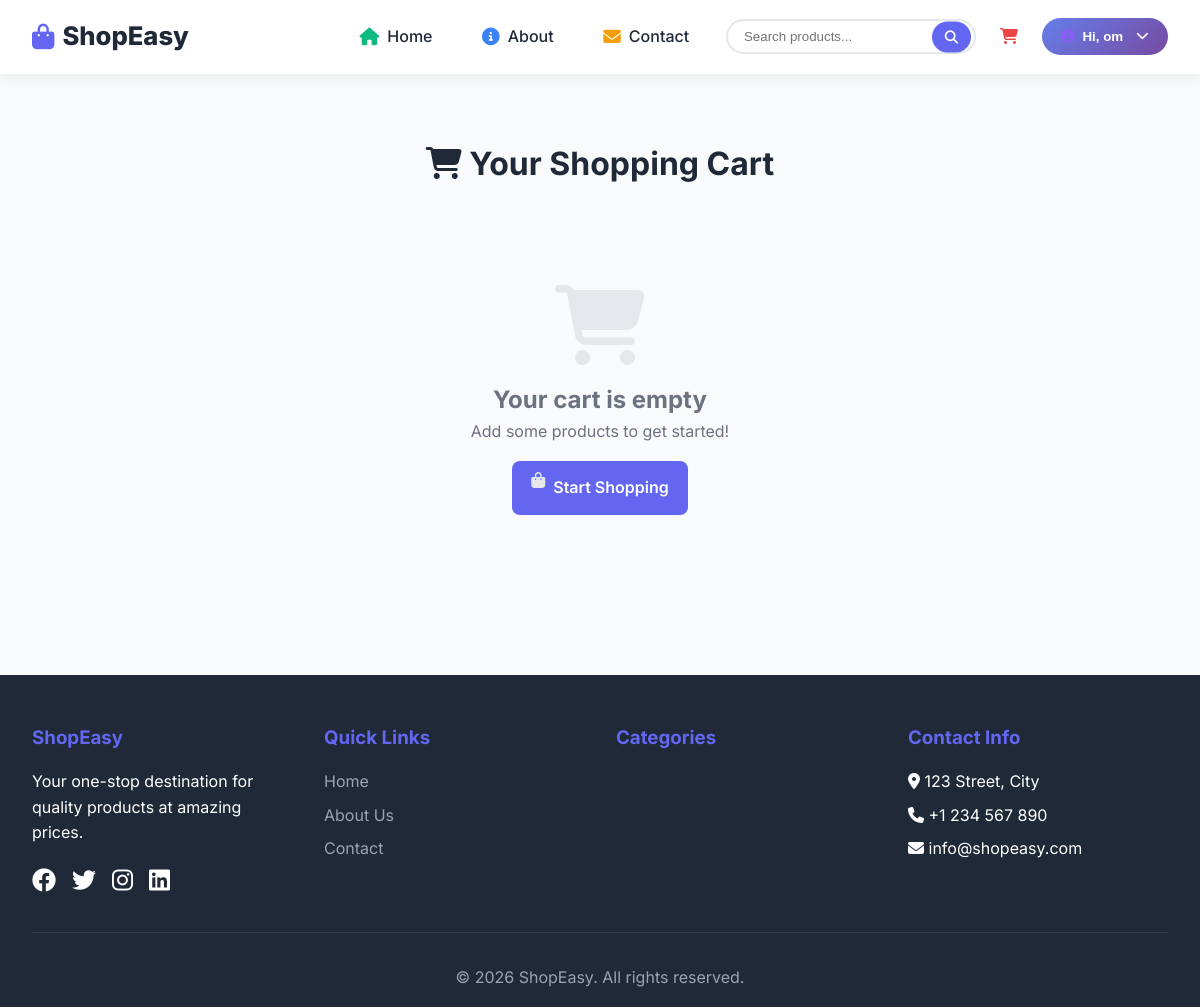
The app's page /cart/ (signed in), older data.
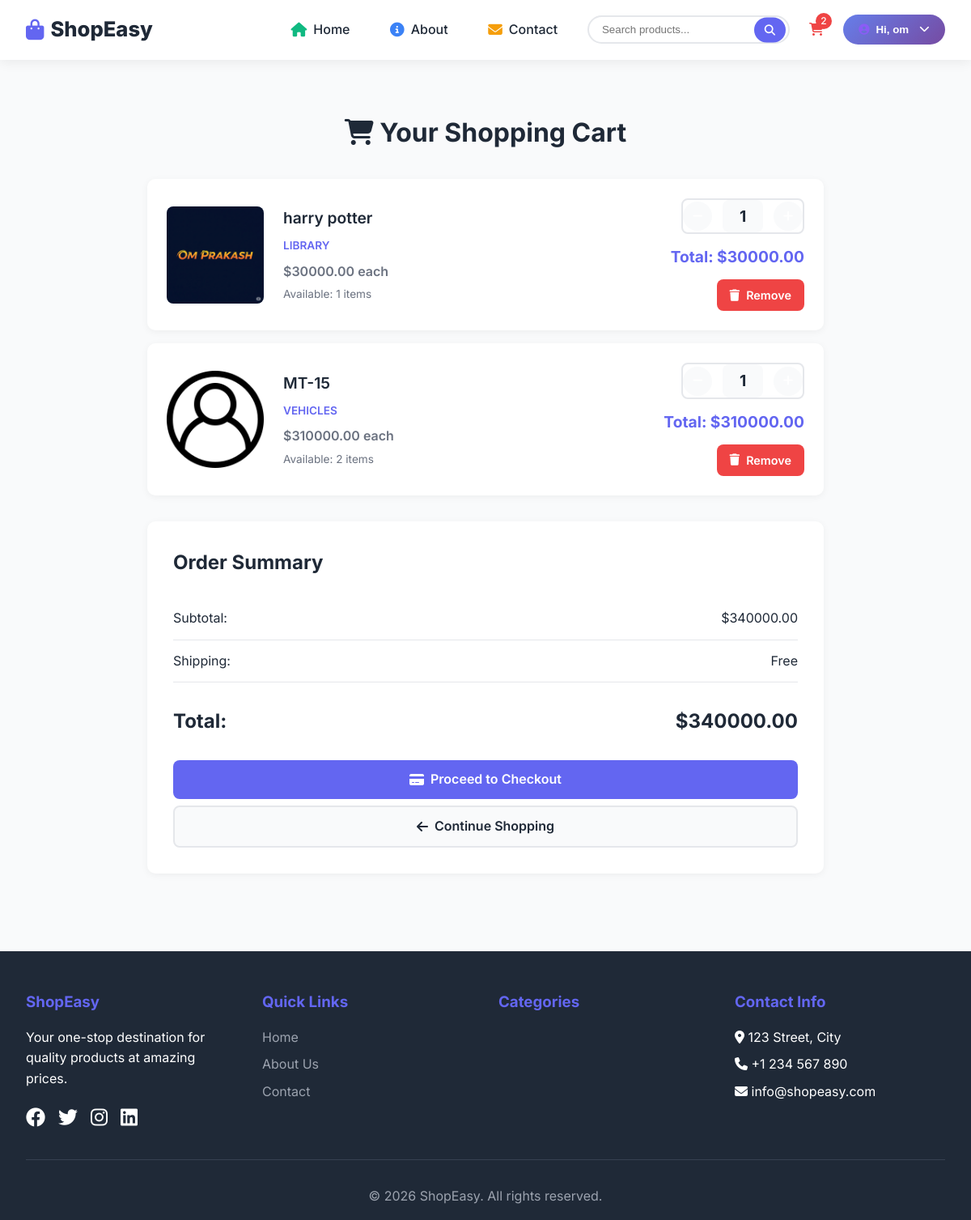
The same page, newer data.
### myApp/models.py (models this page shows, shortened)
class Cart(models.Model):
    user = models.ForeignKey(User, on_delete=models.CASCADE)
    product = models.ForeignKey(Product, on_delete=models.CASCADE)
    quantity = models.IntegerField(default=1)
    added_at = models.DateTimeField(auto_now_add=True)
    def total_price(self):
        return self.product.price * self.quantity

class Product(models.Model):
    name = models.CharField(max_length=200)
    description = models.TextField()
    price = models.DecimalField(max_digits=10, decimal_places=2)
    category = models.ForeignKey(Category, on_delete=models.CASCADE, related_name='products', null=True, blank=True)
    image = models.ImageField(upload_to='products/', blank=True, null=True)
    stock = models.IntegerField(default=0)
    featured = models.BooleanField(default=False)
    created_at = models.DateTimeField(auto_now_add=True)

class Category(models.Model):
    name = models.CharField(max_length=100)
    description = models.TextField(blank=True, null=True)
    class Meta:
        verbose_name_plural = "Categories"

### myApp/views.py (the view)
# urls.py: path('cart/', views.cart_view, name='cart'),
@login_required
def cart_view(request):
    cart_items = Cart.objects.filter(user=request.user).select_related('product')
    total = sum(item.total_price() for item in cart_items)
    return render(request, 'cart.html', {
        'cart_items': cart_items,
        'total': total
    })

### myApp/templates/cart.html (shortened to what this page needs)
{% extends 'base.html' %}
{% load static %}
{% block content %}
<div class="cart-container">
    <h1 style="text-align: center; margin-bottom: 2rem; color: var(--dark);">
        <i class="fas fa-shopping-cart"></i> Your Shopping Cart
    </h1>
    {% if cart_items %}
    <div class="cart-items">
        {% for item in cart_items %}
        <div class="cart-item">
            <div class="cart-item-image-wrapper">
                {% if item.product.image %}
                <img src="{{ item.product.image.url }}" alt="{{ item.product.name }}" class="cart-item-image">
                {% else %}
                <div class="cart-item-image" style="background: #f0f0f0; display: flex; align-items: center; justify-content: center;">
                    <i class="fas fa-image fa-2x" style="color: #ccc;"></i>
                </div>
                {% endif %}
            </div>
            <div class="cart-item-info">
                <h3 class="cart-item-title">{{ item.product.name }}</h3>
                <p class="cart-item-category">{{ item.product.category.name }}</p>
                <p class="cart-item-price">${{ item.product.price }} each</p>
                <p class="cart-item-stock">Available: {{ item.product.stock }} items</p>
            </div>
            <div class="cart-item-actions">
                <div class="quantity-control">
                    <form method="post" action="{% url 'update_cart' item.id %}" style="display: inline;">
                        <button type="submit" class="qty-btn">
                            <i class="fas fa-minus"></i>
                        </button>
                    </form>
                    <span class="quantity-display">{{ item.quantity }}</span>
                    <form method="post" action="{% url 'update_cart' item.id %}" style="display: inline;">
                        <button type="submit" class="qty-btn">
                            <i class="fas fa-plus"></i>
                        </button>
                    </form>
                </div>
                <div class="cart-item-total">
                    <strong>Total: ${{ item.total_price }}</strong>
                </div>
                <a href="{% url 'remove_from_cart' item.id %}" class="btn btn-danger btn-sm"
                   onclick="return confirm('Remove this item from cart?')">
                    <i class="fas fa-trash"></i> Remove
                </a>
            </div>
        </div>
        {% endfor %}
    </div>
    <div class="cart-summary">
        <h2>Order Summary</h2>
        <div class="summary-row">
            <span>Subtotal:</span>
            <span>${{ total }}</span>
        </div>
        <div class="summary-row">
            <span>Shipping:</span>
            <span>Free</span>
        </div>
        <div class="summary-row total-row">
            <span>Total:</span>
            <span>${{ total }}</span>
        </div>
        <a href="{% url 'checkout' %}" class="btn btn-primary btn-large" style="width: 100%; margin-top: 1rem;">
            <i class="fas fa-credit-card"></i> Proceed to Checkout
        </a>
        <a href="{% url 'home' %}" class="btn btn-secondary" style="width: 100%; margin-top: 0.5rem;">
            <i class="fas fa-arrow-left"></i> Continue Shopping
        </a>
    </div>
    {% else %}
    <div class="empty-state">
        <i class="fas fa-shopping-cart fa-5x"></i>
        <h2>Your cart is empty</h2>
        <p>Add some products to get started!</p>
        <a href="{% url 'home' %}" class="btn btn-primary" style="margin-top: 1rem;">
            <i class="fas fa-shopping-bag"></i> Start Shopping
        </a>
    </div>
    {% endif %}
</div>
{% endblock %}

### myApp/templates/base.html (shortened to what this page needs)
<!DOCTYPE html>
<html lang="en">
<head>
    {% load static %}
    <link rel="stylesheet" href="https://cdnjs.cloudflare.com/ajax/libs/font-awesome/6.4.0/css/all.min.css">
    <link rel="stylesheet" href="{% static 'css/style.css' %}">
</head>
<body>
    <nav class="navbar">
        <a href="{% url 'home' %}" class="logo">
            <i class="fas fa-shopping-bag" style="color: #6366f1;"></i> ShopEasy
        </a>
        <div class="nav-links">
            <a href="{% url 'home' %}" class="nav-link {% if request.path == '/' %}active{% endif %}">
                <i class="fas fa-home" style="color: #10b981;"></i> Home
            </a>
            <a href="{% url 'about' %}" class="nav-link {% if request.path == '/about/' %}active{% endif %}">
                <i class="fas fa-info-circle" style="color: #3b82f6;"></i> About
            </a>
            <a href="{% url 'contact' %}" class="nav-link {% if request.path == '/contact/' %}active{% endif %}">
                <i class="fas fa-envelope" style="color: #f59e0b;"></i> Contact
            </a>
            <div class="search-box">
                <form action="{% url 'search_products' %}" method="get">
                    <input type="text" name="q" placeholder="Search products...">
                    <button type="submit" class="search-btn">
                        <i class="fas fa-search"></i>
                    </button>
                </form>
            </div>
            <a href="{% url 'cart' %}" class="cart-icon">
                <i class="fas fa-shopping-cart" style="color: #ef4444;"></i>
                {% if user.is_authenticated %}
                    {% with cart_items=user.cart_set.all %}
                        {% if cart_items %}
                            <span class="cart-count">{{ cart_items.count }}</span>
                        {% endif %}
                    {% endwith %}
                {% endif %}
            </a>
            {% if user.is_authenticated %}
                <div class="user-dropdown">
                    <button class="user-dropdown-btn">
                        <i class="fas fa-user-circle" style="color: #8b5cf6;"></i> Hi, {{ user.username }}
                        <i class="fas fa-chevron-down" style="font-size: 0.8rem; margin-left: 0.3rem;"></i>
                    </button>
                </div>
            {% endif %}
        </div>
    </nav>
    <main>
        {% block content %}{% endblock %}
    </main>
    <footer>
        <div class="footer-content">
            <div class="footer-section">
                <h3>ShopEasy</h3>
                <p>Your one-stop destination for quality products at amazing prices.</p>
                <div class="social-icons">
                    <a href="#"><i class="fab fa-facebook"></i></a>
                    <a href="#"><i class="fab fa-twitter"></i></a>
                    <a href="#"><i class="fab fa-instagram"></i></a>
                    <a href="#"><i class="fab fa-linkedin"></i></a>
                </div>
            </div>
            <div class="footer-section">
                <h3>Quick Links</h3>
                <ul class="footer-links">
                    <li><a href="{% url 'home' %}">Home</a></li>
                    <li><a href="{% url 'about' %}">About Us</a></li>
                    <li><a href="{% url 'contact' %}">Contact</a></li>
                </ul>
            </div>
            <div class="footer-section">
                <h3>Categories</h3>
            </div>
            <div class="footer-section">
                <h3>Contact Info</h3>
                <ul class="footer-links">
                    <li><i class="fas fa-map-marker-alt"></i> 123 Street, City</li>
                    <li><i class="fas fa-phone"></i> +1 234 567 890</li>
                    <li><i class="fas fa-envelope"></i> info@shopeasy.com</li>
                </ul>
            </div>
        </div>
        <div class="footer-bottom">
            <p>&copy; 2026 ShopEasy. All rights reserved.</p>
        </div>
    </footer>
</body>
</html>

### myApp/templates/cart.html (style rules this page uses)
.cart-items { margin-bottom: 2rem; }
.cart-item { background: white; padding: 1.5rem; border-radius: 10px; margin-bottom: 1rem; display: grid; grid-template-columns: 120px 1fr auto; gap: 1.5rem; align-items: center; box-shadow: 0 2px 10px rgba(0,0,0,0.05); }
.cart-item-image-wrapper { width: 120px; height: 120px; }
.cart-item-image { width: 100%; height: 100%; border-radius: 8px; object-fit: cover; }
.cart-item-title { font-size: 1.2rem; font-weight: 600; margin-bottom: 0.5rem; color: var(--dark); }
.cart-item-category { color: var(--primary); font-size: 0.85rem; font-weight: 600; text-transform: uppercase; margin-bottom: 0.5rem; }
.cart-item-price { color: var(--gray); font-size: 1rem; margin-bottom: 0.3rem; }
.cart-item-stock { color: var(--gray); font-size: 0.85rem; }
.cart-item-actions { display: flex; flex-direction: column; gap: 0.8rem; align-items: flex-end; }
.quantity-control { display: flex; align-items: center; border: 2px solid var(--border); border-radius: 8px; overflow: hidden; }
.qty-btn { background: var(--light); border: none; padding: 0.5rem 0.8rem; cursor: pointer; transition: background 0.3s; }
.cart-item-total { font-size: 1.2rem; color: var(--primary); font-weight: 700; }
.btn-sm { padding: 0.5rem 1rem; font-size: 0.9rem; }
.cart-summary { background: white; padding: 2rem; border-radius: 10px; box-shadow: 0 2px 10px rgba(0,0,0,0.05); }
.cart-summary h2 { margin-bottom: 1.5rem; color: var(--dark); }
.summary-row { display: flex; justify-content: space-between; padding: 0.8rem 0; border-bottom: 1px solid var(--border); font-size: 1rem; }
.total-row { font-size: 1.5rem; font-weight: 700; color: var(--dark); border-bottom: none; margin-top: 1rem; }

Row changes from the older to the newer data that the page shows:
added Cart: product.image (picture), product.name "harry potter", product.category.name "LIBRARY", product.price "30000.00", product.stock "1", quantity "1", total_price "30000.00"
added Cart: product.image (picture), product.name "MT-15", product.category.name "VEHICLES", product.price "310000.00", product.stock "2", quantity "1", total_price "310000.00"
Text that changed along with them:
{{ cart_items.count }}: (not shown) → "2"
{{ total }}: (not shown) → "340000.00"
text no longer shown: "Your cart is empty Add some products to get started! Start Shopping"
text now shown: "Order Summary Subtotal: $ Shipping: Free Total: $ Proceed to Checkout Continue Shopping"
